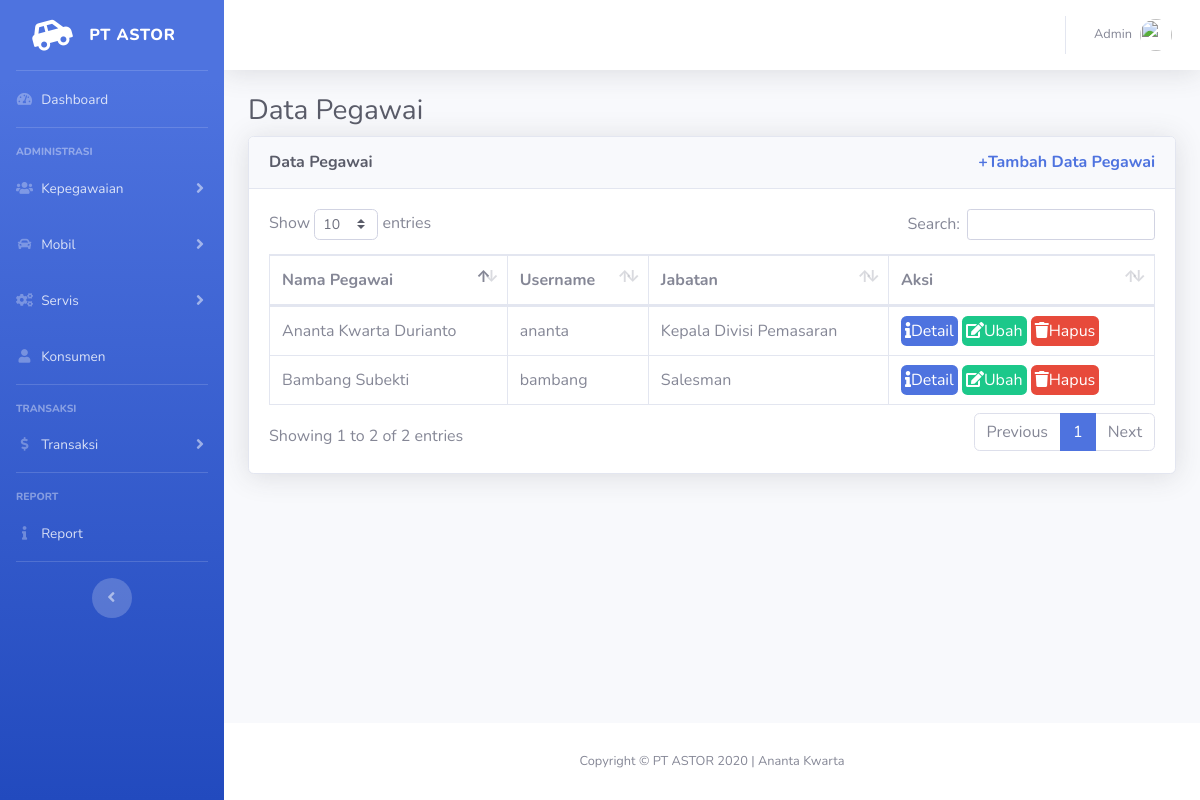
/index.php/pegawai, run on the app's committed database.
### tables this page shows
CREATE TABLE `pegawai` (
  `idPegawai` int(11) NOT NULL,
  `namaPegawai` varchar(255) NOT NULL,
  `username` varchar(50) NOT NULL,
  `idJabatan` int(11) NOT NULL,
  `alamat` varchar(255) NOT NULL,
  `noTelp` varchar(20) NOT NULL
);

CREATE TABLE `user` (
  `username` varchar(50) NOT NULL,
  `password` varchar(255) NOT NULL,
  `hakAkses` int(11) NOT NULL
);

CREATE TABLE `jabatan` (
  `idJabatan` int(11) NOT NULL,
  `jabatan` varchar(255) NOT NULL
);

### application/controllers/Pegawai.php (called while the page is built, shortened)
<?php
class Pegawai extends CI_Controller
{
    public function __construct()
    {
        $this->load->database();
        $this->load->model('m_pegawai');
        $this->load->library('form_validation');
    }
    public function index()
    {
        $data['judul'] = 'Data Pegawai';
        $data['pegawai'] = $this->m_pegawai->getAll();
        $this->load->view('templates/header', $data);
        $this->load->view('kepegawaian/pegawai/index', $data);
        $this->load->view('templates/footer');
    }
}

### index.php (called while the page is built, shortened)
<?php
require_once BASEPATH.'core/CodeIgniter.php';

### application/models/M_pegawai.php (called while the page is built, shortened)
<?php
class M_pegawai extends CI_Model
{
    public function getAll()
    {
        $this->db->select('*');
        $this->db->from('pegawai');
        $this->db->join('jabatan', 'jabatan.idJabatan=pegawai.idJabatan');
        $this->db->join('user', 'user.username=pegawai.username');
        $query = $this->db->get();
        return $query->result_array();
    }
}

### application/views/kepegawaian/pegawai/index.php (the view, shortened to what this page needs)
<div class="container-fluid">
    <h1 class="h3 mb-2 text-gray-800">Data Pegawai</h1>
    <div class="card shadow mb-4">
        <div class="card-header py-3">
            <h6 class="m-0 font-weight-bold text-gray-800">Data Pegawai <a href="<?= base_url(); ?>pegawai/tambah" class="m-0 font-weight-bold text-primary float-right">+Tambah Data Pegawai</a></h6>
        </div>
        <div class="card-body">
            <div class="table-responsive">
                <table class="table table-bordered" id="dataTable" width="100%" cellspacing="0">
                    <thead>
                        <tr>
                            <th>Nama Pegawai</th>
                            <th>Username</th>
                            <th>Jabatan</th>
                            <th>Aksi</th>
                        </tr>
                    </thead>
                    <tbody>
                        <?php foreach ($pegawai as $pgw) : ?>
                            <tr>
                                <td><?= $pgw['namaPegawai']; ?></td>
                                <td><?= $pgw['username']; ?></td>
                                <td><?= $pgw['jabatan']; ?></td>
                                <td>
                                    <a class="p-1 rounded btn-primary" href="<?= base_url(); ?>pegawai/detail/<?= $pgw['idPegawai']; ?>"><i class="fas fa-info text-white"></i>Detail</a>
                                    <a class="p-1 rounded btn-success" href="<?= base_url(); ?>pegawai/ubah/<?= $pgw['idPegawai']; ?>"><i class="fas fa-edit text-white"></i>Ubah</a>
                                    <a class="p-1 rounded btn-danger" href="<?= base_url(); ?>pegawai/hapus/<?= $pgw['idPegawai']; ?>" onclick="return confirm('Apakah Anda yakin akan menghapus <?= $pgw['namaPegawai']; ?>?')"><i class="fas fa-trash text-white"></i>Hapus</a>
                                </td>
                            </tr>
                        <?php endforeach; ?>
                    </tbody>
                </table>
            </div>
        </div>
    </div>
</div>
</div>

### data on the page
pegawai: namaPegawai "Ananta Kwarta Durianto", user.username "ananta", idJabatan.jabatan "Kepala Divisi Pemasaran"
pegawai: namaPegawai "Bambang Subekti", user.username "bambang", idJabatan.jabatan "Salesman"
